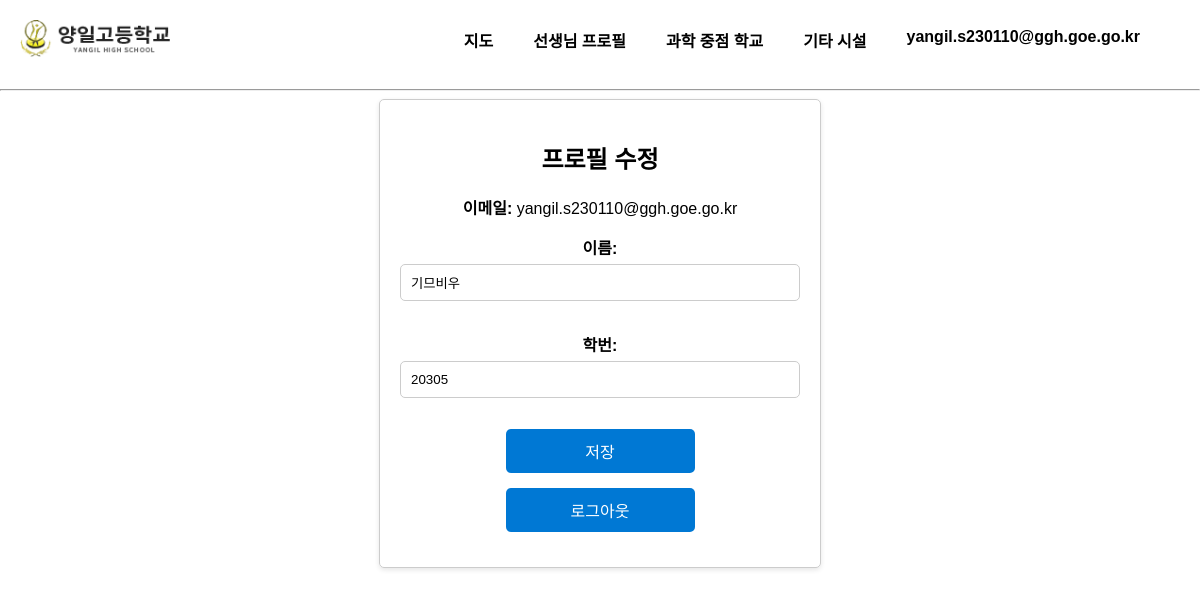
Page /user/profile/ (signed in) on the earlier database version.
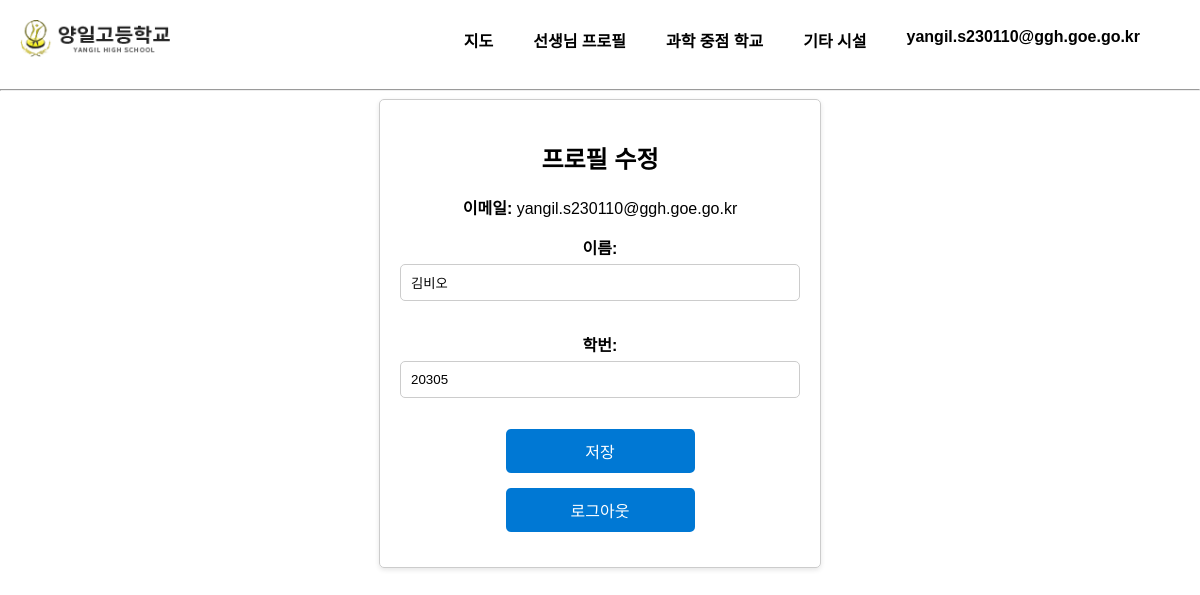
Same page on the later database version.
### accounts/models.py (models this page shows)
class CustomUser(AbstractBaseUser, PermissionsMixin):
    email = models.EmailField(unique=True)
    name = models.CharField(max_length=30)
    class_num = models.CharField(max_length=10)
    is_staff = models.BooleanField(default=False)
    is_active = models.BooleanField(default=True)
    email_verified = models.BooleanField(default=False)
    objects = CustomUserManager()
    USERNAME_FIELD = 'email'
    REQUIRED_FIELDS = ['name', 'class_num']
    def __str__(self):
        return self.email

### accounts/views.py (the view)
# urls.py: path('profile/', profile_view, name='profile'),
@login_required
def profile_view(request):
    if request.method == 'POST':
        form = ProfileUpdateForm(request.POST, instance=request.user)
        if form.is_valid():
            form.save()
            return redirect('index')
    else:
        form = ProfileUpdateForm(instance=request.user)
    return render(request, 'profile/profile.html', {'form': form})

### accounts/forms.py
class ProfileUpdateForm(forms.ModelForm):
    class Meta:
        model = CustomUser
        fields = ['name', 'class_num']
        widgets = {
            'name': forms.TextInput(attrs={'id': 'name', 'class': 'profile-update-form-control'}),
            'class_num': forms.TextInput(attrs={'id': 'class_num', 'class': 'profile-update-form-control'}),
        }
        labels = {
            'name': '이름',  # 원하는 레이블 내용으로 수정
            'class_num': '학번',  # 원하는 레이블 내용으로 수정
        }
    def __init__(self, *args, **kwargs):
        super(ProfileUpdateForm, self).__init__(*args, **kwargs)

### accounts/templates/profile/profile.html (shortened to what this page needs)
{% load static %}
<!DOCTYPE html>
<html>
<head>
    <link rel="stylesheet" href="{% static 'css/style.css' %}">
</head>
<body>
    {% include 'root/header.html' %}
    <hr>
    <div class="signup-container">
        <h2>프로필 수정</h2>
        <div class="update_email">
            <span class="email-label">이메일: </span>
            <p>{{ user.email }}</p>
        </div>
        <form method="post">
            {{ form.as_p }}
            <button type="submit">저장</button>
        </form>
        <form action="{% url 'accounts:logout' %}" method="post">
            <button type="submit">로그아웃</button>
        </form>
    </div>
</body>
</html>

### main/templates/root/header.html
{% load static %}
<header>
    <a href="{% url 'index' %}">
        <img src="{% static 'images/yangil logo.png' %}" alt="양일고등학교">
    </a>
    <nav>
        <ul>
            <li><a href="{% url 'maps' %}">지도</a></li>
            {% if user.is_authenticated %}
            <li><a href="{% url 'teachers' %}">선생님 프로필</a></li>
            {% endif %}
            <li><a href="{% url 'science' %}">과학 중점 학교</a></li>
            <li><a href="{% url 'trans_edu' %}">기타 시설</a></li>
            {% if user.is_authenticated %}
                <li><a href="{% url 'accounts:profile' %}">{{user}}</a></li>
            {% else %}
                <li><a href="{% url 'accounts:login' %}">로그인</a></li>
            {% endif %}
        </ul>
    </nav>
</header>

### main/static/css/style.css (style rules this page uses)
body { font-family: Arial, sans-serif; background-color: #fff; margin: 0; padding: 0; }
header { background-color: #fff; color: #fff; padding: 20px; display: flex; justify-content: space-between; align-items: center; }
header img { width: 150px; height: auto; }
nav ul { list-style: none; margin: 0; padding: 0; display: flex; }
nav li { margin-right: 40px; }
nav a { text-decoration: none; color: black; font-weight: bold; font-size: 100%; }
.signup-container { max-width: 400px; margin: 0 auto; padding: 20px; border: 1px solid #ccc; border-radius: 5px; box-shadow: 0 2px 5px rgba(0, 0, 0, 0.1); text-align: center; }
.signup-container h2 { margin-bottom: 20px; }
.signup-container label { display: block; margin-bottom: 5px; font-weight: bold; }
.signup-container input { width: calc(100% - 22px); padding: 10px; margin-bottom: 15px; border: 1px solid #ccc; border-radius: 5px; }
.signup-container button { background-color: #0078D4; color: white; border: none; padding: 10px 20px; cursor: pointer; border-radius: 5px; width: calc(50% - 11px); font-size: 16px; margin-bottom: 15px; }
.update_email { text-align: center; }
.update_email .email-label { display: inline-block; margin-right: 0px; font-weight: bold; }
.update_email p { margin: 0; display: inline; }

Differences in the rows shown:
changed CustomUser "yangil.s230110@ggh.goe.go.kr": name "기므비우" → "김비오"
